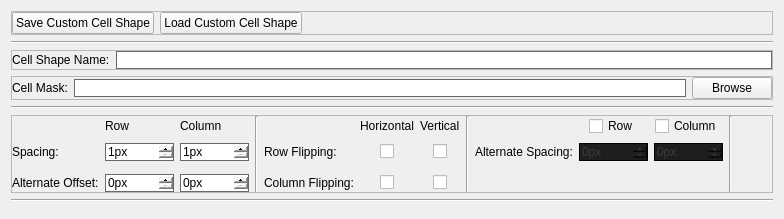
      <widget class="QWidget" name="CellShape">
       <attribute name="title">
        <string>Cell Shape</string>
       </attribute>
       <layout class="QVBoxLayout" name="verticalLayout_7">
        <item>
         <widget class="QFrame" name="frame_7">
          <property name="sizePolicy">
           <sizepolicy hsizetype="Preferred" vsizetype="Preferred">
            <horstretch>0</horstretch>
            <verstretch>0</verstretch>
           </sizepolicy>
          </property>
          <property name="frameShape">
           <enum>QFrame::StyledPanel</enum>
          </property>
          <property name="frameShadow">
           <enum>QFrame::Raised</enum>
          </property>
          <layout class="QHBoxLayout" name="horizontalLayout_5">
           <property name="leftMargin">
            <number>0</number>
           </property>
           <property name="topMargin">
            <number>0</number>
           </property>
           <property name="rightMargin">
            <number>0</number>
           </property>
           <property name="bottomMargin">
            <number>0</number>
           </property>
           <item>
            <widget class="QPushButton" name="buttonSaveCustomCell">
             <property name="statusTip">
              <string>Save Custom Cell Shape to .mcs</string>
             </property>
             <property name="whatsThis">
              <string>&lt;html&gt;&lt;head/&gt;&lt;body&gt;&lt;p&gt;Opens a file dialog to allow user to save the current cell shape as a .mcs file.&lt;/p&gt;&lt;/body&gt;&lt;/html&gt;</string>
             </property>
             <property name="text">
              <string>Save Custom Cell Shape</string>
             </property>
            </widget>
           </item>
           <item>
            <widget class="QPushButton" name="buttonLoadCustomCell">
             <property name="statusTip">
              <string>Load a Custom Cell Shape from .mcs</string>
             </property>
             <property name="whatsThis">
              <string>&lt;html&gt;&lt;head/&gt;&lt;body&gt;&lt;p&gt;Opens file dialog to select a .mcs file to load.&lt;/p&gt;&lt;/body&gt;&lt;/html&gt;</string>
             </property>
             <property name="text">
              <string>Load Custom Cell Shape</string>
             </property>
            </widget>
           </item>
           <item>
            <spacer name="horizontalSpacer_7">
             <property name="orientation">
              <enum>Qt::Horizontal</enum>
             </property>
             <property name="sizeHint" stdset="0">
              <size>
               <width>40</width>
               <height>20</height>
              </size>
             </property>
            </spacer>
           </item>
          </layout>
         </widget>
        </item>
        <item>
         <widget class="Line" name="line_4">
          <property name="orientation">
           <enum>Qt::Horizontal</enum>
          </property>
         </widget>
        </item>
        <item>
         <widget class="QFrame" name="frame_8">
          <property name="sizePolicy">
           <sizepolicy hsizetype="Preferred" vsizetype="Preferred">
            <horstretch>0</horstretch>
            <verstretch>0</verstretch>
           </sizepolicy>
          </property>
          <property name="frameShape">
           <enum>QFrame::StyledPanel</enum>
          </property>
          <property name="frameShadow">
           <enum>QFrame::Raised</enum>
          </property>
          <layout class="QHBoxLayout" name="horizontalLayout_6">
           <property name="leftMargin">
            <number>0</number>
           </property>
           <property name="topMargin">
            <number>0</number>
           </property>
           <property name="rightMargin">
            <number>0</number>
           </property>
           <property name="bottomMargin">
            <number>0</number>
           </property>
           <item>
            <widget class="QLabel" name="label_11">
             <property name="statusTip">
              <string>Name of the Cell Shape</string>
             </property>
             <property name="text">
              <string>Cell Shape Name:</string>
             </property>
            </widget>
           </item>
           <item>
            <widget class="QLineEdit" name="lineCustomCellName">
             <property name="statusTip">
              <string>Name of the Cell Shape</string>
             </property>
             <property name="whatsThis">
              <string>&lt;html&gt;&lt;head/&gt;&lt;body&gt;&lt;p&gt;Name of the Cell Shape. This is also used as the filename when saving the Cell Shape.&lt;/p&gt;&lt;/body&gt;&lt;/html&gt;</string>
             </property>
             <property name="styleSheet">
              <string notr="true">QLineEdit {
border: 1px solid dimgray;
}</string>
             </property>
             <property name="placeholderText">
              <string/>
             </property>
            </widget>
           </item>
          </layout>
         </widget>
        </item>
        <item>
         <widget class="QFrame" name="frame_9">
          <property name="sizePolicy">
           <sizepolicy hsizetype="Preferred" vsizetype="Preferred">
            <horstretch>0</horstretch>
            <verstretch>0</verstretch>
           </sizepolicy>
          </property>
          <property name="frameShape">
           <enum>QFrame::StyledPanel</enum>
          </property>
          <property name="frameShadow">
           <enum>QFrame::Raised</enum>
          </property>
          <layout class="QHBoxLayout" name="horizontalLayout_8">
           <property name="leftMargin">
            <number>0</number>
           </property>
           <property name="topMargin">
            <number>0</number>
           </property>
           <property name="rightMargin">
            <number>0</number>
           </property>
           <property name="bottomMargin">
            <number>0</number>
           </property>
           <item>
            <widget class="QLabel" name="label_13">
             <property name="sizePolicy">
              <sizepolicy hsizetype="Fixed" vsizetype="Fixed">
               <horstretch>0</horstretch>
               <verstretch>0</verstretch>
              </sizepolicy>
             </property>
             <property name="statusTip">
              <string>Image file to be used as mask for Cell Shape</string>
             </property>
             <property name="text">
              <string>Cell Mask:</string>
             </property>
            </widget>
           </item>
           <item>
            <widget class="QLineEdit" name="lineCellMask">
             <property name="statusTip">
              <string>Displays path and filename of cell mask image</string>
             </property>
             <property name="whatsThis">
              <string>&lt;html&gt;&lt;head/&gt;&lt;body&gt;&lt;p&gt;Image is loaded as a greyscale and thresholded into binary image.&lt;/p&gt;&lt;p&gt;White is the active area, black is inactive.&lt;/p&gt;&lt;/body&gt;&lt;/html&gt;</string>
             </property>
             <property name="styleSheet">
              <string notr="true">QLineEdit {
border: 1px solid dimgray;
}</string>
             </property>
             <property name="readOnly">
              <bool>true</bool>
             </property>
             <property name="cursorMoveStyle">
              <enum>Qt::LogicalMoveStyle</enum>
             </property>
             <property name="clearButtonEnabled">
              <bool>false</bool>
             </property>
            </widget>
           </item>
           <item>
            <widget class="QPushButton" name="buttonCellMask">
             <property name="sizePolicy">
              <sizepolicy hsizetype="Minimum" vsizetype="Minimum">
               <horstretch>0</horstretch>
               <verstretch>0</verstretch>
              </sizepolicy>
             </property>
             <property name="statusTip">
              <string>Opens a file dialog to allow an image file to be chosen</string>
             </property>
             <property name="whatsThis">
              <string>&lt;html&gt;&lt;head/&gt;&lt;body&gt;&lt;p&gt;Image is loaded as a greyscale and thresholded into binary image.&lt;/p&gt;&lt;p&gt;White is the active area, black is inactive.&lt;/p&gt;&lt;/body&gt;&lt;/html&gt;</string>
             </property>
             <property name="text">
              <string>Browse</string>
             </property>
            </widget>
           </item>
          </layout>
         </widget>
        </item>
        <item>
         <widget class="Line" name="line_8">
          <property name="orientation">
           <enum>Qt::Horizontal</enum>
          </property>
         </widget>
        </item>
        <item>
         <widget class="QFrame" name="frame_10">
          <property name="frameShape">
           <enum>QFrame::StyledPanel</enum>
          </property>
          <property name="frameShadow">
           <enum>QFrame::Raised</enum>
          </property>
          <layout class="QGridLayout" name="gridLayout_2">
           <property name="leftMargin">
            <number>0</number>
           </property>
           <property name="topMargin">
            <number>0</number>
           </property>
           <property name="rightMargin">
            <number>0</number>
           </property>
           <property name="bottomMargin">
            <number>0</number>
           </property>
           <item row="0" column="10" alignment="Qt::AlignHCenter">
            <widget class="QCheckBox" name="checkCellAlternateColSpacing">
             <property name="statusTip">
              <string>Enables alternate column spacing</string>
             </property>
             <property name="layoutDirection">
              <enum>Qt::LeftToRight</enum>
             </property>
             <property name="text">
              <string>Column</string>
             </property>
            </widget>
           </item>
           <item row="3" column="6" alignment="Qt::AlignHCenter">
            <widget class="QCheckBox" name="checkCellColFlipV">
             <property name="enabled">
              <bool>true</bool>
             </property>
             <property name="statusTip">
              <string>Controls vertical cell shape column flipping</string>
             </property>
             <property name="whatsThis">
              <string>&lt;html&gt;&lt;head/&gt;&lt;body&gt;&lt;p&gt;Every other column of cells will use a cell shape flipped vertically.&lt;/p&gt;&lt;/body&gt;&lt;/html&gt;</string>
             </property>
             <property name="layoutDirection">
              <enum>Qt::RightToLeft</enum>
             </property>
             <property name="styleSheet">
              <string notr="true"/>
             </property>
             <property name="text">
              <string/>
             </property>
            </widget>
           </item>
           <item row="3" column="1">
            <widget class="QSpinBox" name="spinCustomCellAlternateRowOffset">
             <property name="statusTip">
              <string>Controls horizontal offset for alternate rows in pixels</string>
             </property>
             <property name="styleSheet">
              <string notr="true">QSpinBox {
border: 1px solid dimgray;
}</string>
             </property>
             <property name="buttonSymbols">
              <enum>QAbstractSpinBox::PlusMinus</enum>
             </property>
             <property name="suffix">
              <string>px</string>
             </property>
             <property name="minimum">
              <number>0</number>
             </property>
             <property name="maximum">
              <number>10000</number>
             </property>
             <property name="singleStep">
              <number>1</number>
             </property>
             <property name="value">
              <number>0</number>
             </property>
            </widget>
           </item>
           <item row="1" column="4">
            <widget class="QLabel" name="label_17">
             <property name="enabled">
              <bool>true</bool>
             </property>
             <property name="statusTip">
              <string>Controls cell shape row flipping</string>
             </property>
             <property name="text">
              <string>Row Flipping:</string>
             </property>
            </widget>
           </item>
           <item row="3" column="4">
            <widget class="QLabel" name="label_20">
             <property name="statusTip">
              <string>Controls cell shape column flipping</string>
             </property>
             <property name="text">
              <string>Column Flipping:</string>
             </property>
            </widget>
           </item>
           <item row="1" column="12">
            <spacer name="horizontalSpacer_8">
             <property name="orientation">
              <enum>Qt::Horizontal</enum>
             </property>
             <property name="sizeHint" stdset="0">
              <size>
               <width>40</width>
               <height>20</height>
              </size>
             </property>
            </spacer>
           </item>
           <item row="1" column="1">
            <widget class="QSpinBox" name="spinCustomCellSpacingRow">
             <property name="statusTip">
              <string>Controls spacing between rows of cells in pixels</string>
             </property>
             <property name="styleSheet">
              <string notr="true">QSpinBox {
border: 1px solid dimgray;
}</string>
             </property>
             <property name="buttonSymbols">
              <enum>QAbstractSpinBox::PlusMinus</enum>
             </property>
             <property name="suffix">
              <string>px</string>
             </property>
             <property name="minimum">
              <number>1</number>
             </property>
             <property name="maximum">
              <number>10000</number>
             </property>
             <property name="singleStep">
              <number>1</number>
             </property>
            </widget>
           </item>
           <item row="1" column="5" alignment="Qt::AlignHCenter">
            <widget class="QCheckBox" name="checkCellRowFlipH">
             <property name="enabled">
              <bool>true</bool>
             </property>
             <property name="statusTip">
              <string>Controls horizontal cell shape row flipping</string>
             </property>
             <property name="whatsThis">
              <string>&lt;html&gt;&lt;head/&gt;&lt;body&gt;&lt;p&gt;Every other row of cells will use a cell shape flipped horizontally.&lt;/p&gt;&lt;/body&gt;&lt;/html&gt;</string>
             </property>
             <property name="layoutDirection">
              <enum>Qt::RightToLeft</enum>
             </property>
             <property name="styleSheet">
              <string notr="true"/>
             </property>
             <property name="text">
              <string/>
             </property>
             <property name="checkable">
              <bool>true</bool>
             </property>
            </widget>
           </item>
           <item row="0" column="2">
            <widget class="QLabel" name="label_15">
             <property name="text">
              <string>Column</string>
             </property>
            </widget>
           </item>
           <item row="0" column="1">
            <widget class="QLabel" name="label_14">
             <property name="text">
              <string>Row</string>
             </property>
            </widget>
           </item>
           <item row="1" column="9">
            <widget class="QSpinBox" name="spinCellAlternateRowSpacing">
             <property name="enabled">
              <bool>false</bool>
             </property>
             <property name="statusTip">
              <string>Controls spacing of alternate rows of cells in pixels</string>
             </property>
             <property name="whatsThis">
              <string>&lt;html&gt;&lt;head/&gt;&lt;body&gt;&lt;p&gt;When enabled every other row will use the alternate spacing instead of normal spacing.&lt;/p&gt;&lt;/body&gt;&lt;/html&gt;</string>
             </property>
             <property name="styleSheet">
              <string notr="true">QSpinBox {
border: 1px solid dimgray;
}

QSpinBox:disabled {
	background-color: rgb(30, 30, 30);
	color: rgb(60, 60, 60);
	border-color: rgb(0, 0, 0);
}</string>
             </property>
             <property name="buttonSymbols">
              <enum>QAbstractSpinBox::PlusMinus</enum>
             </property>
             <property name="suffix">
              <string>px</string>
             </property>
             <property name="minimum">
              <number>0</number>
             </property>
             <property name="maximum">
              <number>10000</number>
             </property>
             <property name="singleStep">
              <number>1</number>
             </property>
            </widget>
           </item>
           <item row="1" column="6" alignment="Qt::AlignHCenter">
            <widget class="QCheckBox" name="checkCellRowFlipV">
             <property name="enabled">
              <bool>true</bool>
             </property>
             <property name="statusTip">
              <string>Controls vertical cell shape row flipping</string>
             </property>
             <property name="whatsThis">
              <string>&lt;html&gt;&lt;head/&gt;&lt;body&gt;&lt;p&gt;Every other row of cells will use a cell shape flipped vertically.&lt;/p&gt;&lt;/body&gt;&lt;/html&gt;</string>
             </property>
             <property name="layoutDirection">
              <enum>Qt::RightToLeft</enum>
             </property>
             <property name="styleSheet">
              <string notr="true"/>
             </property>
             <property name="text">
              <string/>
             </property>
            </widget>
           </item>
           <item row="0" column="7" rowspan="4">
            <widget class="Line" name="line_9">
             <property name="orientation">
              <enum>Qt::Vertical</enum>
             </property>
            </widget>
           </item>
           <item row="0" column="5">
            <widget class="QLabel" name="label_18">
             <property name="statusTip">
              <string>Controls horizontal cell shape flipping</string>
             </property>
             <property name="text">
              <string>Horizontal</string>
             </property>
            </widget>
           </item>
           <item row="1" column="2">
            <widget class="QSpinBox" name="spinCustomCellSpacingCol">
             <property name="statusTip">
              <string>Controls spacing between columns of cells in pixels</string>
             </property>
             <property name="styleSheet">
              <string notr="true">QSpinBox {
border: 1px solid dimgray;
}</string>
             </property>
             <property name="buttonSymbols">
              <enum>QAbstractSpinBox::PlusMinus</enum>
             </property>
             <property name="suffix">
              <string>px</string>
             </property>
             <property name="minimum">
              <number>1</number>
             </property>
             <property name="maximum">
              <number>10000</number>
             </property>
             <property name="singleStep">
              <number>1</number>
             </property>
            </widget>
           </item>
           <item row="0" column="9" alignment="Qt::AlignHCenter">
            <widget class="QCheckBox" name="checkCellAlternateRowSpacing">
             <property name="statusTip">
              <string>Enables alternate row spacing</string>
             </property>
             <property name="layoutDirection">
              <enum>Qt::LeftToRight</enum>
             </property>
             <property name="text">
              <string>Row</string>
             </property>
            </widget>
           </item>
           <item row="0" column="3" rowspan="4">
            <widget class="Line" name="line_6">
             <property name="orientation">
              <enum>Qt::Vertical</enum>
             </property>
            </widget>
           </item>
           <item row="1" column="0">
            <widget class="QLabel" name="label_12">
             <property name="sizePolicy">
              <sizepolicy hsizetype="Preferred" vsizetype="Preferred">
               <horstretch>0</horstretch>
               <verstretch>0</verstretch>
              </sizepolicy>
             </property>
             <property name="statusTip">
              <string>Controls the spacing between cells</string>
             </property>
             <property name="whatsThis">
              <string/>
             </property>
             <property name="text">
              <string>Spacing:</string>
             </property>
            </widget>
           </item>
           <item row="1" column="10">
            <widget class="QSpinBox" name="spinCellAlternateColSpacing">
             <property name="enabled">
              <bool>false</bool>
             </property>
             <property name="statusTip">
              <string>Controls spacing of alternate rows of cells in pixels</string>
             </property>
             <property name="whatsThis">
              <string>&lt;html&gt;&lt;head/&gt;&lt;body&gt;&lt;p&gt;When enabled every other column will use the alternate spacing instead of normal spacing.&lt;/p&gt;&lt;/body&gt;&lt;/html&gt;</string>
             </property>
             <property name="styleSheet">
              <string notr="true">QSpinBox {
border: 1px solid dimgray;
}

QSpinBox:disabled {
	background-color: rgb(30, 30, 30);
	color: rgb(60, 60, 60);
	border-color: rgb(0, 0, 0);
}</string>
             </property>
             <property name="buttonSymbols">
              <enum>QAbstractSpinBox::PlusMinus</enum>
             </property>
             <property name="suffix">
              <string>px</string>
             </property>
             <property name="minimum">
              <number>0</number>
             </property>
             <property name="maximum">
              <number>10000</number>
             </property>
             <property name="singleStep">
              <number>1</number>
             </property>
            </widget>
           </item>
           <item row="0" column="6">
            <widget class="QLabel" name="label_19">
             <property name="statusTip">
              <string>Controls vertical cell shape flipping</string>
             </property>
             <property name="text">
              <string>Vertical</string>
             </property>
            </widget>
           </item>
           <item row="3" column="5" alignment="Qt::AlignHCenter">
            <widget class="QCheckBox" name="checkCellColFlipH">
             <property name="enabled">
              <bool>true</bool>
             </property>
             <property name="statusTip">
              <string>Controls horizontal cell shape column flipping</string>
             </property>
             <property name="whatsThis">
              <string>&lt;html&gt;&lt;head/&gt;&lt;body&gt;&lt;p&gt;Every other column of cells will use a cell shape flipped horizontally.&lt;/p&gt;&lt;/body&gt;&lt;/html&gt;</string>
             </property>
             <property name="layoutDirection">
              <enum>Qt::RightToLeft</enum>
             </property>
             <property name="styleSheet">
              <string notr="true"/>
             </property>
             <property name="text">
              <string/>
             </property>
             <property name="checkable">
              <bool>true</bool>
             </property>
            </widget>
           </item>
           <item row="3" column="2">
            <widget class="QSpinBox" name="spinCustomCellAlternateColOffset">
             <property name="statusTip">
              <string>Controls vertical offset for alternate columns in pixel</string>
             </property>
             <property name="styleSheet">
              <string notr="true">QSpinBox {
border: 1px solid dimgray;
}</string>
             </property>
             <property name="buttonSymbols">
              <enum>QAbstractSpinBox::PlusMinus</enum>
             </property>
             <property name="suffix">
              <string>px</string>
             </property>
             <property name="minimum">
              <number>0</number>
             </property>
             <property name="maximum">
              <number>10000</number>
             </property>
             <property name="singleStep">
              <number>1</number>
             </property>
            </widget>
           </item>
           <item row="3" column="0">
            <widget class="QLabel" name="label_16">
             <property name="sizePolicy">
              <sizepolicy hsizetype="Preferred" vsizetype="Preferred">
               <horstretch>0</horstretch>
               <verstretch>0</verstretch>
              </sizepolicy>
             </property>
             <property name="statusTip">
              <string>Controls the offset applied to every other cell</string>
             </property>
             <property name="text">
              <string>Alternate Offset:</string>
             </property>
            </widget>
           </item>
           <item row="0" column="11" rowspan="4">
            <widget class="Line" name="line_10">
             <property name="orientation">
              <enum>Qt::Vertical</enum>
             </property>
            </widget>
           </item>
           <item row="1" column="8">
            <widget class="QLabel" name="label_21">
             <property name="text">
              <string>Alternate Spacing:</string>
             </property>
            </widget>
           </item>
          </layout>
         </widget>
        </item>
        <item>
         <widget class="Line" name="line_7">
          <property name="orientation">
           <enum>Qt::Horizontal</enum>
          </property>
         </widget>
        </item>
        <item>
         <widget class="GridViewer" name="widgetCellShapeViewer" native="true">
          <property name="sizePolicy">
           <sizepolicy hsizetype="Expanding" vsizetype="Expanding">
            <horstretch>0</horstretch>
            <verstretch>0</verstretch>
           </sizepolicy>
          </property>
          <property name="statusTip">
           <string>Displays a grid preview of the Cell Shape</string>
          </property>
          <property name="whatsThis">
           <string>&lt;html&gt;&lt;head/&gt;&lt;body&gt;&lt;p&gt;Displays a grid preview of the Cell Shape.&lt;/p&gt;&lt;p&gt;When the edge detect check box is enabled an edge-detected version of the cell shape is used to form the grid preview.&lt;/p&gt;&lt;/body&gt;&lt;/html&gt;</string>
          </property>
          <property name="styleSheet">
           <string notr="true">background-color: rgb(25, 25, 25);</string>
          </property>
         </widget>
        </item>
       </layout>
      </widget>
